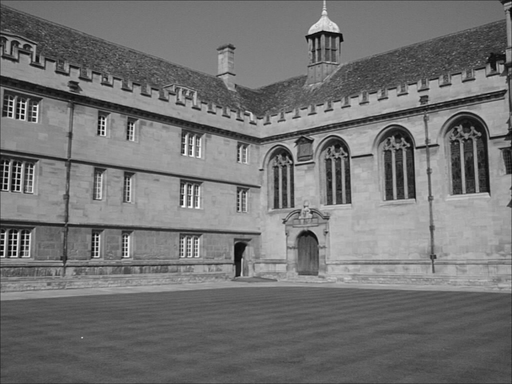
%> input picture SIFT/tex/images/wadham001.png, 512 x 384 px
$ octave --eval "demo_harris_scaleinvariant;"   (GNU Octave 9; MATLAB toolbox functions it lacks are replaced by stand-ins)
%> lines starting %> are read from the running program, lines starting %| are printed output that depends on the picture; in (x1, y1, x2, y2) boxes, pixels count from 0 and x2, y2 are one past the last pixel; in counts of white or black regions, pixels touching at a corner belong together; the program's own positions count from 1
%> in demo_harris_scaleinvariant, im is the input picture: size 384x512 uint8; min 0, max 255, mean 115.4
### SIFT/src/harris.m
function [xcoord ycoord] = harris(img, width, sigma)
% Harris Corner Detector
%
%   [xcoord ycoord] = harris(img, width, sigma)
%
% Input arguements ([]s are optional):
% 	img     (matrix): the image, grayscale
% 	[width] (scalar): the width of the smoothing function.
%     Must be an odd integer. The default is 5.
% 	[sigma] (scalar): standard deviation of the smoothing Gaussian
%
% Output arguments ([]s are optional):
%   xcoord (vector) of Nx1: containing x coordinates of the corners
%   ycoord (vector) of Nx1: containing y coordinates of the corners
%
% Reference:
%   "A combined corner and edge detector", C.G. Harris and M.J. Stephens
%	Proc. Fourth Alvey Vision Conf., Manchester, pp 147-151, 1988.
%
% History
% May 2007: Naotoshi Seo <sonots(at)umd.edu>
% 2001    : Philip Torr (philtorr@microsoft.com, phst@robots.ac.uk) at Microsoft

% Author: Naotoshi Seo <sonots(at)umd.edu>
if ~exist('width', 'var')
    width = 5;
end
if ~exist('sigma', 'var')
    sigma = 1;
end
% check that width is odd
if rem(width,2) ~= 1
	error('The width of the smoothing function must be odd.');
end
img = double(img);

% compute horizontal and vertical gradients by convolving with mask
mask = [-1 0 1; -2 0 2; -1 0 1] / 3;
Ix = conv2(img, mask, 'same');
Iy = conv2(img, mask', 'same');

% compute squares and product
% C is [Ix2  Ixy;
%		Ixy  Iy2 ]
Ixy = Ix .* Iy;
Ix2 = Ix.^2;
Iy2 = Iy.^2;
Ixy2 = Ixy .^2;

% Generate gaussian for smoothing.
gmask = fspecial('gaussian', width, sigma);

% Note because of the way Matlab does this GIx2, GIy2 and GIxy2 will be 'width' rows and columns
% smaller than Ix2 for a total of (2 + width) smaller than img.
GIx2 = conv2(Ix2, gmask, 'same');
GIy2 = conv2(Iy2, gmask, 'same');
GIxy = conv2(Ixy, gmask, 'same');

% computer cornerness using k = 0.04
cornerness = (GIx2 .* GIy2 - GIxy.*GIxy) - 0.04 * ((GIx2 +GIy2).^2);

% Eliminate pixels around the border, since convolution does not produce valid values there
border = max(20,(1 + width)/2);
[H, W] = size(cornerness);
%> H = 384; W = 512
minval = min(min(cornerness));
%> minval = -45775312.8
cornerness(1:border,:) = minval;
cornerness(H-border+1:H,:) = minval;
cornerness(:,1:border) = minval;
cornerness(:,W-border+1:W) = minval;

% find pixels whose cornerness is bigger than all their neighbours
cmax = imextendedmax(cornerness,0.2);
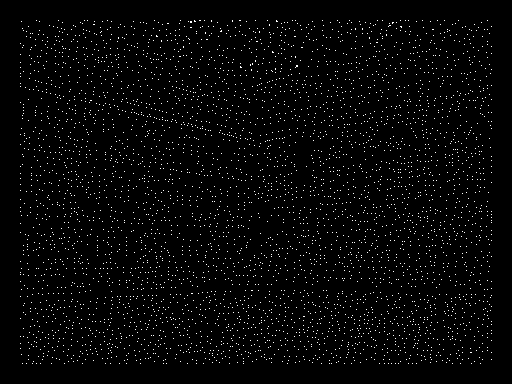
%> cmax: size 384x512 logical; 2.3% white in thin lines or dots, all inside (x1, y1, x2, y2) = (20, 20, 492, 364)
% find indices and cornerness value for the maxima
cindex = find(cmax);
%> cindex = 4547 values from 7724 to 188904
cvals = cornerness(cindex);
%> cvals = 4547 values, max 193088417.6 at index 49, min -4443499.2 at index 2478, mean 2618425.2

% We wish to find only to the top 200 corners, so we sort in descending
% order of cornerness value
[top_cvals, top_inds] = sort(cvals, 'descend');
%> top_cvals = 4547 values, max 193088417.6 at index 1, min -4443499.2 at index 4547, mean 2618425.2; top_inds = 4547 values, max 4547 at index 2333, min 1 at index 269, mean 2274
ncorners = min(length(cvals), 200);
%> ncorners = 200
cinds = cindex(top_inds(1:ncorners));
%> cinds = 200 values, max 187915 at index 146, min 7783 at index 16, mean 82267

% convert from indices to pixel coordinates
ycoord = rem(cinds,H);		% no zeros since we've excluded borders
%> ycoord = 200 values, max 276 at index 60, min 31 at index 156, mean 152.5
xcoord = ceil(cinds/H);
%> xcoord = 200 values, max 490 at index 146, min 21 at index 16, mean 214.8

return

### SIFT/src/demo_harris_scaleinvariant.m
function demo_harris_scaleinvariant(imfile)
if ~exist('imfile', 'var')
    imfile = '../images/wadham001.png';
end
im = imread(imfile);
[x y] = harris(im);
%> x has the same summary as xcoord in harris; y has the same summary as ycoord in harris

factor = 0.25;
im2 = imresize(im, factor);
[x2 y2] = harris(im2);
%> in harris (call 2), `Iy = conv2(img, mask', 'same');`:
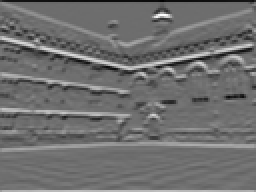
%> Iy: size 96x128 double (shown 2 times larger); min -176.3, max 229.3, mean 0.3; drawn with min black and max white
%> in harris (call 2), `GIxy = conv2(Ixy, gmask, 'same');`:
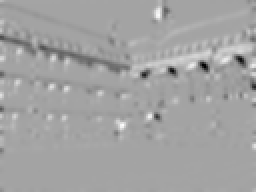
%> GIxy: size 96x128 double (shown 2 times larger); min -7954.5, max 4433.9, mean -37.5; drawn with min black and max white
%> in harris (call 2), `cornerness = (GIx2 .* GIy2 - GIxy.*GIxy) - 0.04 * ((GIx2 +GIy2).^2);`:
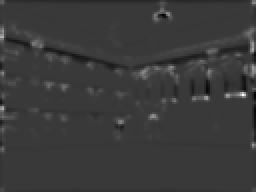
%> cornerness: size 96x128 double (shown 2 times larger); min -13980444, max 48347096.9, mean 424748; drawn with min black and max white
%> in harris (call 2), `minval = min(min(cornerness));`: minval = -13980444
%> in harris (call 2), `cmax = imextendedmax(cornerness,0.2);`:
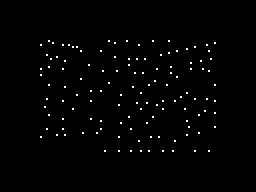
%> cmax: size 96x128 logical (shown 2 times larger); 1% white in thin lines or dots, all inside (x1, y1, x2, y2) = (20, 20, 108, 76)
%> in harris (call 2), `cindex = find(cmax);`: cindex = 123 values from 1943 to 10336
%> in harris (call 2), `cvals = cornerness(cindex);`: cvals = 123 values, max 23731071.3 at index 114, min -361.5 at index 117, mean 3867458.2
%> in harris (call 2), `[top_cvals, top_inds] = sort(cvals, 'descend');`: top_cvals = 123 values, max 23731071.3 at index 1, min -361.5 at index 123, mean 3867458.2; top_inds = 123 values, max 123 at index 66, min 1 at index 9, mean 62
%> in harris (call 2), `ncorners = min(length(cvals), 200);`: ncorners = 123
%> in harris (call 2), `cinds = cindex(top_inds(1:ncorners));`: cinds = 123 values, max 10336 at index 66, min 1943 at index 9, mean 6275.3
%> in harris (call 2), `ycoord = rem(cinds,H);		% no zeros since we've excluded borders`: ycoord = 123 values, max 76 at index 115, min 21 at index 55, mean 46.24
%> in harris (call 2), `xcoord = ceil(cinds/H);`: xcoord = 123 values, max 108 at index 35, min 21 at index 9, mean 65.89
%> x2 has the same summary as xcoord in harris; y2 has the same summary as ycoord in harris

%4.6916 Lena
%20.7919 wadham001

% plot
fig = figure;
imshow(im);
hold on;
plot(x,y,'y*');
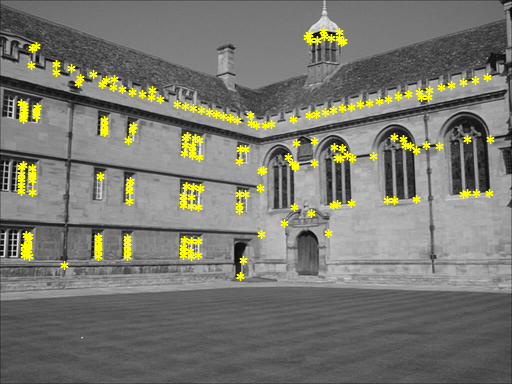
%> figure redrawn from the program's plot data
resizeImageFig(fig, size(im), 0.8);
%> (this line was passed over: resizeImageFig is not available in this run)

% plot
fig = figure;
imshow(im2);
hold on;
plot(x2,y2,'y*');
resizeImageFig(fig, size(im2), 1/factor);
%> (this line was passed over: resizeImageFig is not available in this run)

% d
x2 = x2 .* (1/factor);
%> x2 = 123 values, max 432 at index 35, min 84 at index 9, mean 263.5
y2 = y2 .* (1/factor);
%> y2 = 123 values, max 304 at index 115, min 84 at index 55, mean 185
cmind = 0;
for i = 1:size(x2, 1)
    mind = Inf;
    for j = 1:size(x, 1)
        d = sqrt((x(j)-x2(i))^2 + (y(j)-y2(i))^2);
        if d < mind
            mind = d;
        end
    end
    cmind = cmind + mind;
end
%> this loop made 123 passes
%> cmind on passes 1 to 12: 1, 21.22, 30.22, 42.39, 48.47, 60.51, 62.51, 63.93, 74.74, 80.13, 82.37, 86.37
%> after the loop, cmind = 2220.3
cmind = cmind / size(x2, 1);
%> cmind = 18.05
cmind
%> cmind = 18.05
%> `demo_harris_scaleinvariant;`:
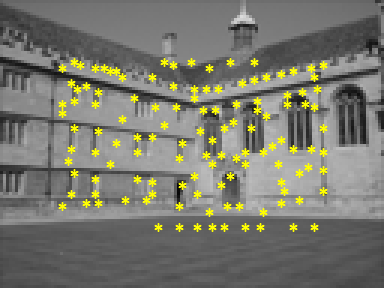
%> figure redrawn from the program's plot data; shown 3 times larger
